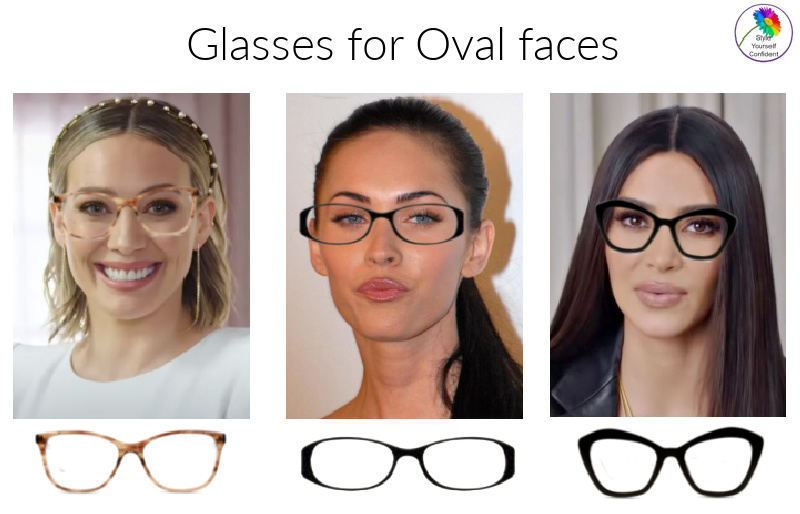
#> input picture demo1.jpg, 800 x 514 px
$ python cv.py
#> lines starting #> are read from the running program, lines starting #| are printed output that depends on the picture; after the words box and inside, x2 and y2 are one past the last pixel; in counts of white or black regions, pixels touching at a corner belong together
import cv2

face_haar_cascade = cv2.CascadeClassifier('haarcascade_frontalface_default.xml')
image = cv2.imread('demo1.jpg')
#> image is the input picture: shape (514, 800, 3); mean B, G, R 171.7, 177.3, 191.1
gray = cv2.cvtColor(image,cv2.COLOR_BGR2GRAY)
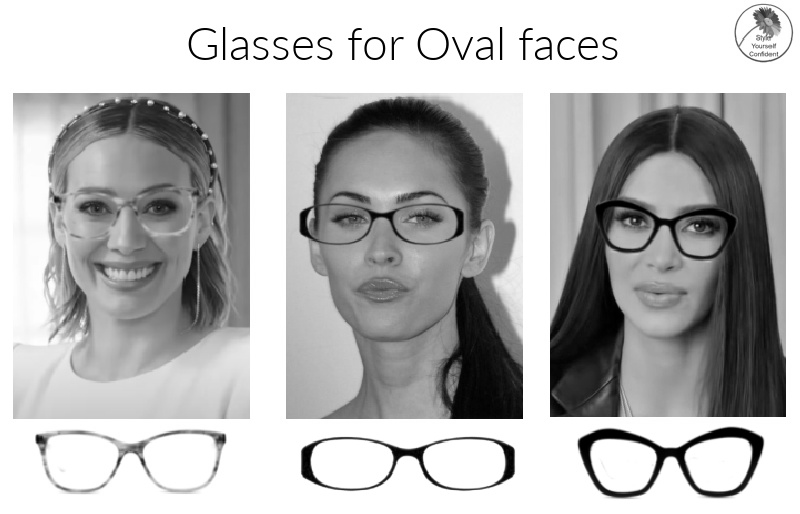
#> gray: shape (514, 800); min 0, max 255, mean 180.8
cv2.imshow("Gray", gray)
cv2.waitKey()

faces = face_haar_cascade.detectMultiScale(gray, 1.1,4)
#> faces = [[337, 301, 106, 106], [41, 142, 168, 168], [581, 160, 166, 166], [287, 140, 199, 199]]
for(x,y,w,h) in faces:
    cv2.rectangle(image, (x,y), (x+w, y+h),
                  (0,255,0), 5)
#> this loop made 4 passes
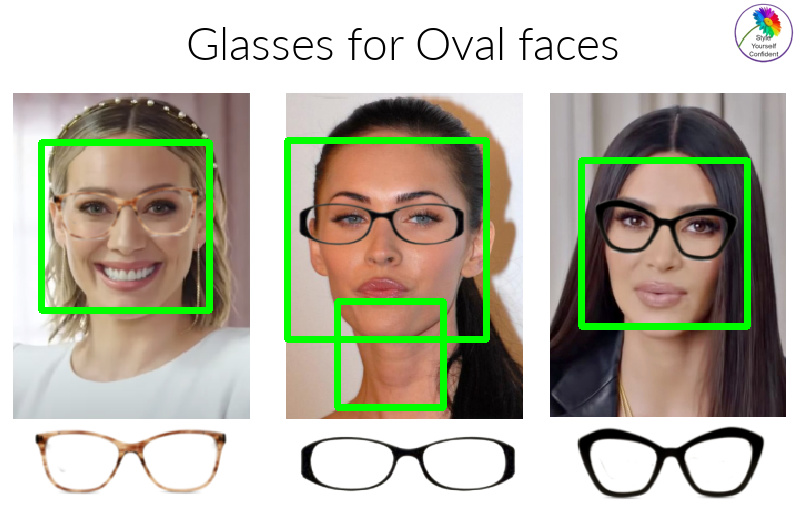
#> image: shape (514, 800, 3); 4.31% of pixels changed, all inside (x1, y1, x2, y2) = (38, 137, 751, 411)
cv2.imshow("Faces", image)
cv2.waitKey()
